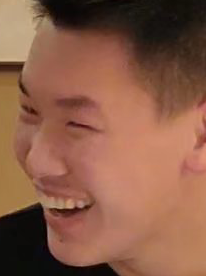
#> input picture lab4/psc.png, 206 x 276 px
$ python main.py
#> lines starting #> are read from the running program, lines starting #| are printed output that depends on the picture; long printed decimals are rounded
# %%
import numpy as np
import matplotlib.pyplot as plt
import math
import cv2

# %%
def makeData(numScale,mean,sigma):
    data = np.random.multivariate_normal(mean,sigma,numScale)
    return np.array(data)

# %%
def PCASolver(data,dim):
#> called with data = array of shape (50, 2), dim = 1
    mu = (np.sum(data,axis=0)/len(data))
    dataCen = data-mu
    val,vec = np.linalg.eig(dataCen.T@dataCen)
    index = np.argsort(val)
    index = index[max(0,len(index)-dim):][::-1]
    result = []
    for i in index:
        result.append(vec[:,i]) #这里要提取列向量
    result = np.array(result)
    return dataCen@result.T@result + mu

def Trans2DTo1D(numScale,mean,sigma):
    data = makeData(numScale,mean,sigma)
    dataPCA = PCASolver(data[:],1)
    plt.scatter(data[0:,0],data[0:,1],s=5,c='blue')
    plt.scatter(dataPCA[0:,0],dataPCA[0:,1],s=5,c='red')
    plt.plot(dataPCA[0:,0],dataPCA[0:,1],c='black')
    plt.show()
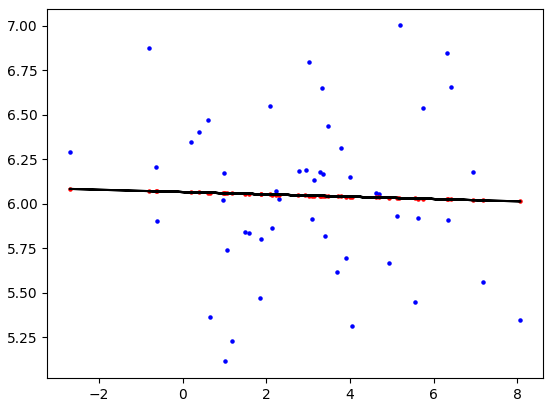
#> figure drawn by matplotlib, 1 panel

def Trans3DTo2D(numScale,mean,sigma):
#> called with numScale = 50
    data = makeData(numScale,mean,sigma)
    dataPCA = PCASolver(data[:],2)
    fig = plt.figure()
    ax = fig.add_subplot(projection='3d')
    ax.scatter(data[0:,0],data[0:,1],data[0:,2],c='blue')
    ax.scatter(dataPCA[0:,0],dataPCA[0:,1],dataPCA[0:,2], c="red")
    ax.plot_trisurf(dataPCA[0:,0],dataPCA[0:,1],dataPCA[0:,2], color="green", alpha=0.3)
    plt.show()
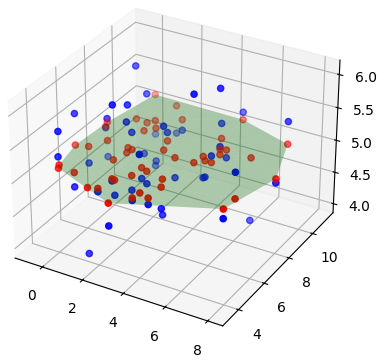
#> figure drawn by matplotlib, 1 panel

def calcPSNR(ori, dataPCA):
    print(np.mean((ori - dataPCA) ** 2))
    print(ori.shape)
    return 10 * np.log10(np.max(ori)**2 / np.mean((ori - dataPCA) ** 2))

def ImgPCA(dimList):
    grayImg = cv2.imread("psc.png", cv2.IMREAD_GRAYSCALE)
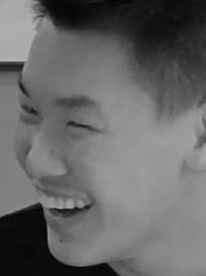
#> grayImg: shape (276, 206); min 3, max 180, mean 103.2
    data = np.asarray(grayImg)
    plt.subplot(2, 3, 1)
    plt.axis("off")
    plt.imshow(data)
    for i in range(0,len(dimList)):
        dataPCA = PCASolver(data[:],dimList[i])
        plt.subplot(2, 3, i+2)
        plt.axis("off")
        plt.title("Dim:"+str(dimList[i])+" PSNR:{:.4f}".format(calcPSNR(data,dataPCA)))
        plt.imshow(dataPCA)
#> this loop made 5 passes
#> index in PCASolver on passes 4 to 5: [0, 1, 2, 3, 4, 5, 6, 7, 8, 9], [0, 1, 2, 3, 4]
#| 0.008976
#| 0.01858
#| 1.462
#| 31.322
#| 84.511
#> pass 1, in PCASolver (call 3), `dataCen = data-mu`:
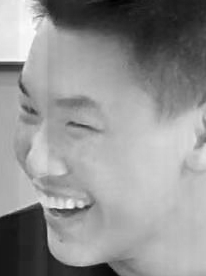
#> dataCen: shape (276, 206) float64; min -114, max 83.72, mean 0; drawn with min black and max white
#> pass 1, in PCASolver (call 3), `val,vec = np.linalg.eig(dataCen.T@dataCen)`:
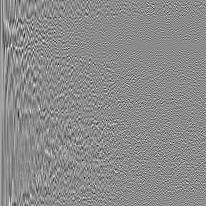
#> vec: shape (206, 206) float64; min -0.413, max 0.341, mean 0.00051; drawn with min black and max white
    plt.show()
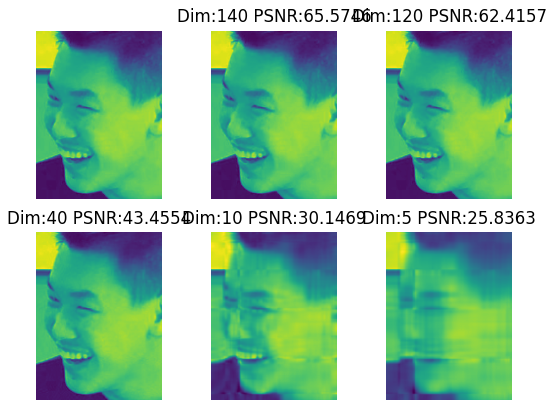
#> figure drawn by matplotlib, 6 panels
# %%
Trans2DTo1D(50,[3,6],[[5,0],[0,0.2]])
Trans3DTo2D(50,[3,7,5],[[5,0,0],[0,5,0],[0,0,0.2]])
ImgPCA([140,120,40,10,5])
